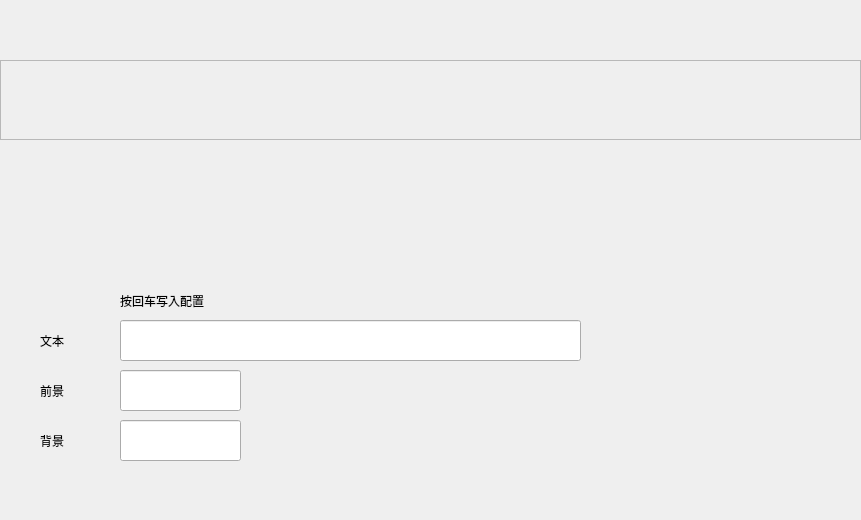
<?xml version="1.0" encoding="UTF-8"?>
<ui version="4.0">
 <class>MainWidget</class>
 <widget class="QWidget" name="MainWidget">
  <property name="geometry">
   <rect>
    <x>0</x>
    <y>0</y>
    <width>861</width>
    <height>520</height>
   </rect>
  </property>
  <property name="focusPolicy">
   <enum>Qt::StrongFocus</enum>
  </property>
  <property name="windowTitle">
   <string>MainWidget</string>
  </property>
  <property name="styleSheet">
   <string notr="true">font: 20pt &quot;微软雅黑&quot;;</string>
  </property>
  <widget class="QFrame" name="frame">
   <property name="geometry">
    <rect>
     <x>0</x>
     <y>60</y>
     <width>861</width>
     <height>80</height>
    </rect>
   </property>
   <property name="frameShape">
    <enum>QFrame::StyledPanel</enum>
   </property>
   <property name="frameShadow">
    <enum>QFrame::Raised</enum>
   </property>
  </widget>
  <widget class="QLabel" name="label">
   <property name="geometry">
    <rect>
     <x>40</x>
     <y>320</y>
     <width>61</width>
     <height>41</height>
    </rect>
   </property>
   <property name="styleSheet">
    <string notr="true"/>
   </property>
   <property name="text">
    <string>文本</string>
   </property>
  </widget>
  <widget class="QLabel" name="label_2">
   <property name="geometry">
    <rect>
     <x>40</x>
     <y>370</y>
     <width>61</width>
     <height>41</height>
    </rect>
   </property>
   <property name="styleSheet">
    <string notr="true"/>
   </property>
   <property name="text">
    <string>前景</string>
   </property>
  </widget>
  <widget class="QLabel" name="label_3">
   <property name="geometry">
    <rect>
     <x>40</x>
     <y>420</y>
     <width>61</width>
     <height>41</height>
    </rect>
   </property>
   <property name="text">
    <string>背景</string>
   </property>
  </widget>
  <widget class="QLineEdit" name="text">
   <property name="geometry">
    <rect>
     <x>120</x>
     <y>320</y>
     <width>461</width>
     <height>41</height>
    </rect>
   </property>
  </widget>
  <widget class="QLineEdit" name="foround">
   <property name="geometry">
    <rect>
     <x>120</x>
     <y>370</y>
     <width>121</width>
     <height>41</height>
    </rect>
   </property>
  </widget>
  <widget class="QLineEdit" name="background">
   <property name="geometry">
    <rect>
     <x>120</x>
     <y>420</y>
     <width>121</width>
     <height>41</height>
    </rect>
   </property>
  </widget>
  <widget class="QLabel" name="label_4">
   <property name="geometry">
    <rect>
     <x>120</x>
     <y>290</y>
     <width>331</width>
     <height>21</height>
    </rect>
   </property>
   <property name="styleSheet">
    <string notr="true">font: 18px &quot;Sans Serif&quot;;</string>
   </property>
   <property name="text">
    <string>按回车写入配置</string>
   </property>
  </widget>
 </widget>
 <layoutdefault spacing="6" margin="11"/>
 <resources/>
 <connections/>
</ui>
